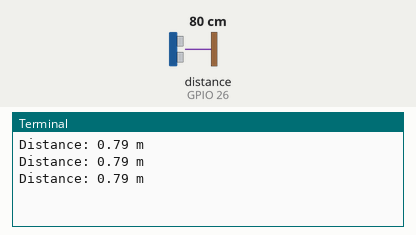
The program below on a simulated Raspberry Pi (BCM pin numbers). Parts: the last lines printed to the terminal. Inputs (shaded band) come from the test bench; at power-on: distance to the obstacle (sensor on GPIO 26) 80 cm. The echo pulse lasts 58.3 µs per cm; the clock reads 2024-03-15 10:24:30 at power-on unless the program sets it.

Above: at 3.2 s.
3.3 s: distance to the obstacle (sensor on GPIO 26) set to 2 cm
At 3.9 s:
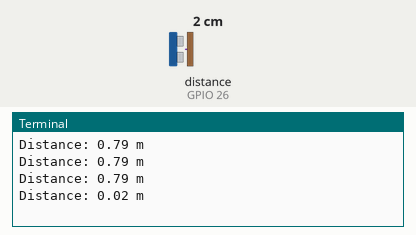
4.8 s: distance to the obstacle (sensor on GPIO 26) set to 4 cm
At 5.4 s:
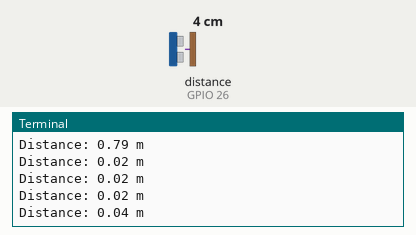
Timing chart, 0 to 7.8 s (numbered marks = the images above; inputs shaded):
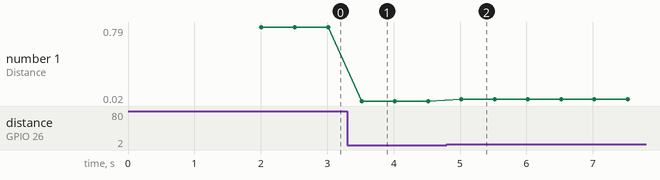

The program:

hc-sr04.py
```python
#!/usr/bin/python
# -*- coding: utf-8 -*-

import RPi.GPIO as GPIO
import time

Trig_BCM = 19
Echo_BCM = 26

def checkdist():
    # 发出触发信号
    GPIO.output(Trig_BCM, GPIO.HIGH)
    # 保持10us以上（我选择15us）
    time.sleep(0.000012)
    GPIO.output(Trig_BCM, GPIO.LOW)
    resulthigh = GPIO.wait_for_edge(Echo_BCM, GPIO.RISING, timeout=5000)
    if resulthigh is None:
        print "High level timeout occurred."
        return 0
    # 发现高电平时开时计时
    t1 = time.time()
    resultlow = GPIO.wait_for_edge(Echo_BCM, GPIO.FALLING, timeout=5000)
    if resultlow is None:
        print "Low level timeout occurred."
        return 0
    # 高电平结束停止计时
    t2 = time.time()
    # 返回距离，单位为米
    return (t2-t1)*340/2

GPIO.setmode(GPIO.BCM)
GPIO.setup(Trig_BCM, GPIO.OUT, initial=GPIO.LOW)
GPIO.setup(Echo_BCM, GPIO.IN)

time.sleep(2)
try:
    while True:
        print 'Distance: %0.2f m' %checkdist()
        time.sleep(0.5)
except KeyboardInterrupt:
    GPIO.cleanup()
```

Measured:
- after the input at 3.3 s, the terminal: prints a new line after 0.22 s (image 1)
- after the input at 4.8 s, the terminal: prints a new line after 0.22 s (image 2)
- plotted number 1: 0.79 → 0.02 after the input at 3.3 s, 0.02 → 0.04 after the input at 4.8 s
